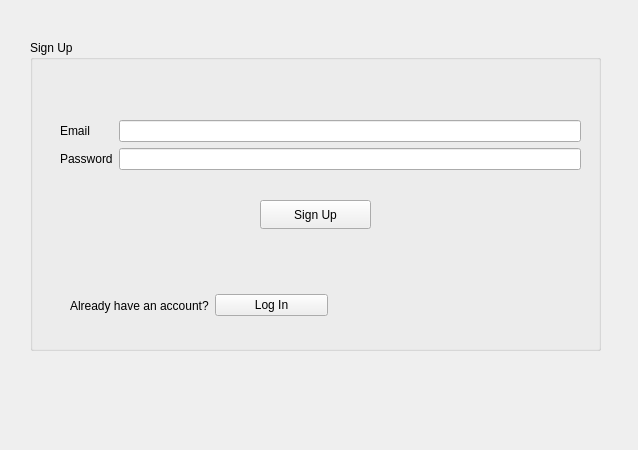
<?xml version="1.0" encoding="UTF-8"?>
<ui version="4.0">
 <class>startup</class>
 <widget class="QWidget" name="startup">
  <property name="geometry">
   <rect>
    <x>0</x>
    <y>0</y>
    <width>638</width>
    <height>450</height>
   </rect>
  </property>
  <property name="windowTitle">
   <string>Form</string>
  </property>
  <widget class="QGroupBox" name="groupBox">
   <property name="geometry">
    <rect>
     <x>30</x>
     <y>40</y>
     <width>571</width>
     <height>311</height>
    </rect>
   </property>
   <property name="title">
    <string>Sign Up</string>
   </property>
   <widget class="QPushButton" name="pushButton">
    <property name="geometry">
     <rect>
      <x>230</x>
      <y>160</y>
      <width>111</width>
      <height>29</height>
     </rect>
    </property>
    <property name="text">
     <string>Sign Up</string>
    </property>
   </widget>
   <widget class="QWidget" name="">
    <property name="geometry">
     <rect>
      <x>30</x>
      <y>80</y>
      <width>521</width>
      <height>71</height>
     </rect>
    </property>
    <layout class="QFormLayout" name="formLayout">
     <item row="0" column="0">
      <widget class="QLabel" name="label">
       <property name="text">
        <string>Email</string>
       </property>
      </widget>
     </item>
     <item row="0" column="1">
      <widget class="QLineEdit" name="lineEdit_username">
       <property name="enabled">
        <bool>true</bool>
       </property>
      </widget>
     </item>
     <item row="1" column="0">
      <widget class="QLabel" name="label_2">
       <property name="text">
        <string>Password</string>
       </property>
      </widget>
     </item>
     <item row="1" column="1">
      <widget class="QLineEdit" name="lineEdit_password">
       <property name="echoMode">
        <enum>QLineEdit::Password</enum>
       </property>
      </widget>
     </item>
    </layout>
   </widget>
   <widget class="QWidget" name="">
    <property name="geometry">
     <rect>
      <x>40</x>
      <y>250</y>
      <width>258</width>
      <height>31</height>
     </rect>
    </property>
    <layout class="QHBoxLayout" name="horizontalLayout">
     <item>
      <widget class="QLabel" name="label_3">
       <property name="text">
        <string>Already have an account?</string>
       </property>
      </widget>
     </item>
     <item>
      <widget class="QPushButton" name="pushButton_2">
       <property name="text">
        <string>Log In</string>
       </property>
      </widget>
     </item>
    </layout>
   </widget>
  </widget>
 </widget>
 <resources/>
 <connections/>
</ui>
